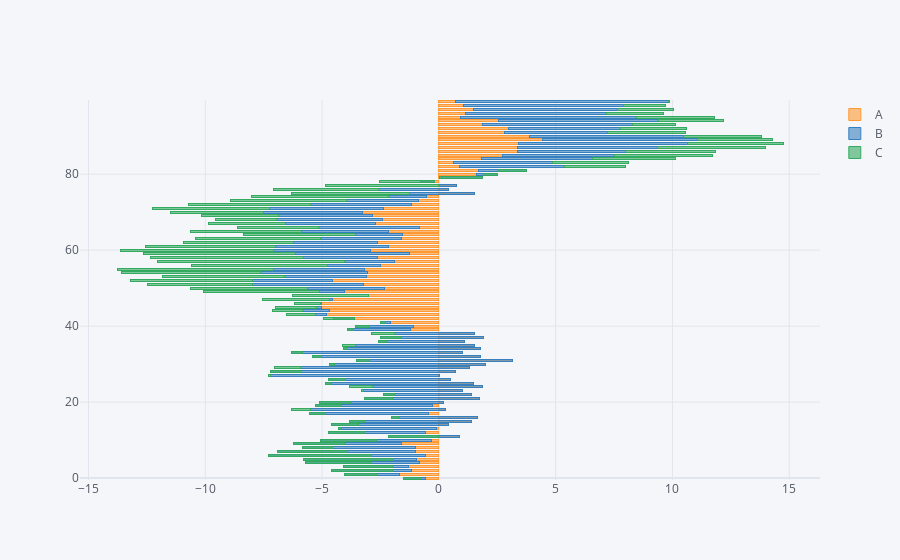

Source (notebook cell):
### Code cell
df.iplot(kind='barh', barmode='stack', bargap=0.5)
